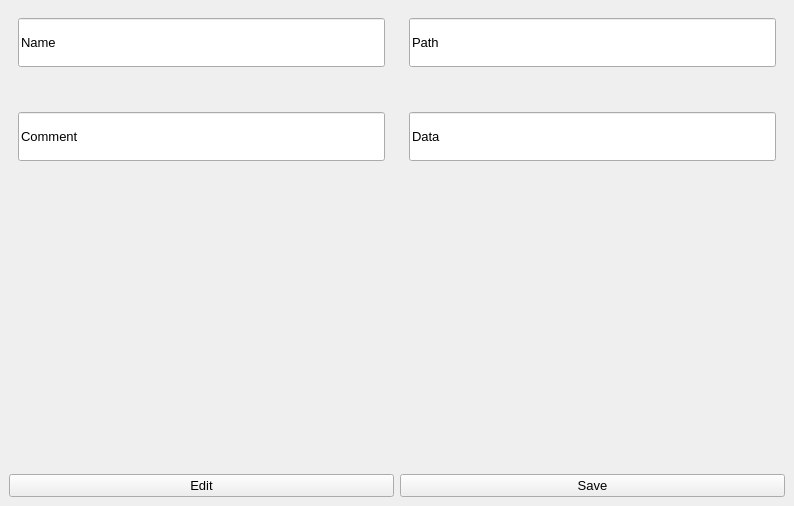
<?xml version="1.0" encoding="UTF-8"?>
<ui version="4.0">
 <class>VatchWindow</class>
 <widget class="QMainWindow" name="VatchWindow">
  <property name="geometry">
   <rect>
    <x>0</x>
    <y>0</y>
    <width>794</width>
    <height>506</height>
   </rect>
  </property>
  <property name="windowTitle">
   <string>Vatch</string>
  </property>
  <widget class="QWidget" name="centralwidget">
   <layout class="QGridLayout" name="gridLayout">
    <item row="0" column="0">
     <widget class="QWidget" name="widget" native="true">
      <property name="minimumSize">
       <size>
        <width>191</width>
        <height>81</height>
       </size>
      </property>
      <layout class="QVBoxLayout" name="verticalLayout_2">
       <item>
        <widget class="QLineEdit" name="name_lineedit">
         <property name="sizePolicy">
          <sizepolicy hsizetype="Expanding" vsizetype="Expanding">
           <horstretch>0</horstretch>
           <verstretch>0</verstretch>
          </sizepolicy>
         </property>
         <property name="font">
          <font>
           <pointsize>10</pointsize>
          </font>
         </property>
         <property name="text">
          <string>Name</string>
         </property>
        </widget>
       </item>
       <item>
        <widget class="QLabel" name="name_label">
         <property name="font">
          <font>
           <pointsize>10</pointsize>
          </font>
         </property>
         <property name="text">
          <string/>
         </property>
        </widget>
       </item>
      </layout>
     </widget>
    </item>
    <item row="0" column="1">
     <widget class="QWidget" name="widget_2" native="true">
      <property name="minimumSize">
       <size>
        <width>191</width>
        <height>81</height>
       </size>
      </property>
      <layout class="QVBoxLayout" name="verticalLayout_3">
       <item>
        <widget class="QLineEdit" name="path_lineedit">
         <property name="sizePolicy">
          <sizepolicy hsizetype="Expanding" vsizetype="Expanding">
           <horstretch>0</horstretch>
           <verstretch>0</verstretch>
          </sizepolicy>
         </property>
         <property name="font">
          <font>
           <pointsize>10</pointsize>
          </font>
         </property>
         <property name="text">
          <string>Path</string>
         </property>
        </widget>
       </item>
       <item>
        <widget class="QLabel" name="path_label">
         <property name="font">
          <font>
           <pointsize>10</pointsize>
          </font>
         </property>
         <property name="text">
          <string/>
         </property>
        </widget>
       </item>
      </layout>
     </widget>
    </item>
    <item row="1" column="0">
     <widget class="QWidget" name="widget_3" native="true">
      <property name="minimumSize">
       <size>
        <width>191</width>
        <height>81</height>
       </size>
      </property>
      <layout class="QVBoxLayout" name="verticalLayout_4">
       <item>
        <widget class="QLineEdit" name="comment_lineeditV">
         <property name="sizePolicy">
          <sizepolicy hsizetype="Expanding" vsizetype="Expanding">
           <horstretch>0</horstretch>
           <verstretch>0</verstretch>
          </sizepolicy>
         </property>
         <property name="font">
          <font>
           <pointsize>10</pointsize>
          </font>
         </property>
         <property name="text">
          <string>Comment</string>
         </property>
        </widget>
       </item>
       <item>
        <widget class="QLabel" name="comment_label">
         <property name="font">
          <font>
           <pointsize>10</pointsize>
          </font>
         </property>
         <property name="text">
          <string/>
         </property>
        </widget>
       </item>
      </layout>
     </widget>
    </item>
    <item row="1" column="1">
     <widget class="QWidget" name="widget_4" native="true">
      <property name="minimumSize">
       <size>
        <width>191</width>
        <height>81</height>
       </size>
      </property>
      <layout class="QVBoxLayout" name="verticalLayout_5">
       <item>
        <widget class="QLineEdit" name="data_lineedit">
         <property name="sizePolicy">
          <sizepolicy hsizetype="Expanding" vsizetype="Expanding">
           <horstretch>0</horstretch>
           <verstretch>0</verstretch>
          </sizepolicy>
         </property>
         <property name="font">
          <font>
           <pointsize>10</pointsize>
          </font>
         </property>
         <property name="text">
          <string>Data</string>
         </property>
        </widget>
       </item>
       <item>
        <widget class="QLabel" name="data_window">
         <property name="font">
          <font>
           <pointsize>10</pointsize>
          </font>
         </property>
         <property name="text">
          <string/>
         </property>
        </widget>
       </item>
      </layout>
     </widget>
    </item>
    <item row="2" column="0" colspan="2">
     <widget class="QLabel" name="art_label">
      <property name="sizePolicy">
       <sizepolicy hsizetype="Expanding" vsizetype="Expanding">
        <horstretch>0</horstretch>
        <verstretch>0</verstretch>
       </sizepolicy>
      </property>
      <property name="minimumSize">
       <size>
        <width>771</width>
        <height>271</height>
       </size>
      </property>
      <property name="text">
       <string/>
      </property>
     </widget>
    </item>
    <item row="3" column="0">
     <widget class="QPushButton" name="edit_pushbutton">
      <property name="font">
       <font>
        <pointsize>10</pointsize>
       </font>
      </property>
      <property name="text">
       <string>Edit</string>
      </property>
     </widget>
    </item>
    <item row="3" column="1">
     <widget class="QPushButton" name="save_pushButton">
      <property name="font">
       <font>
        <pointsize>10</pointsize>
       </font>
      </property>
      <property name="text">
       <string>Save</string>
      </property>
     </widget>
    </item>
   </layout>
  </widget>
 </widget>
 <resources/>
 <connections/>
</ui>
